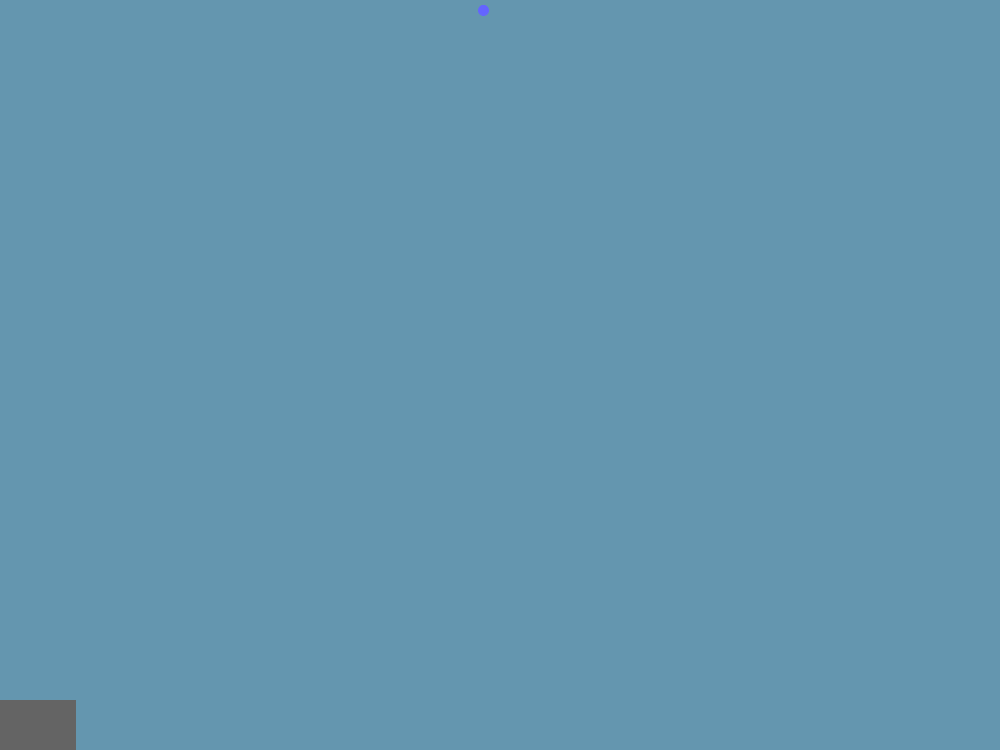
Frame 1 (no input)
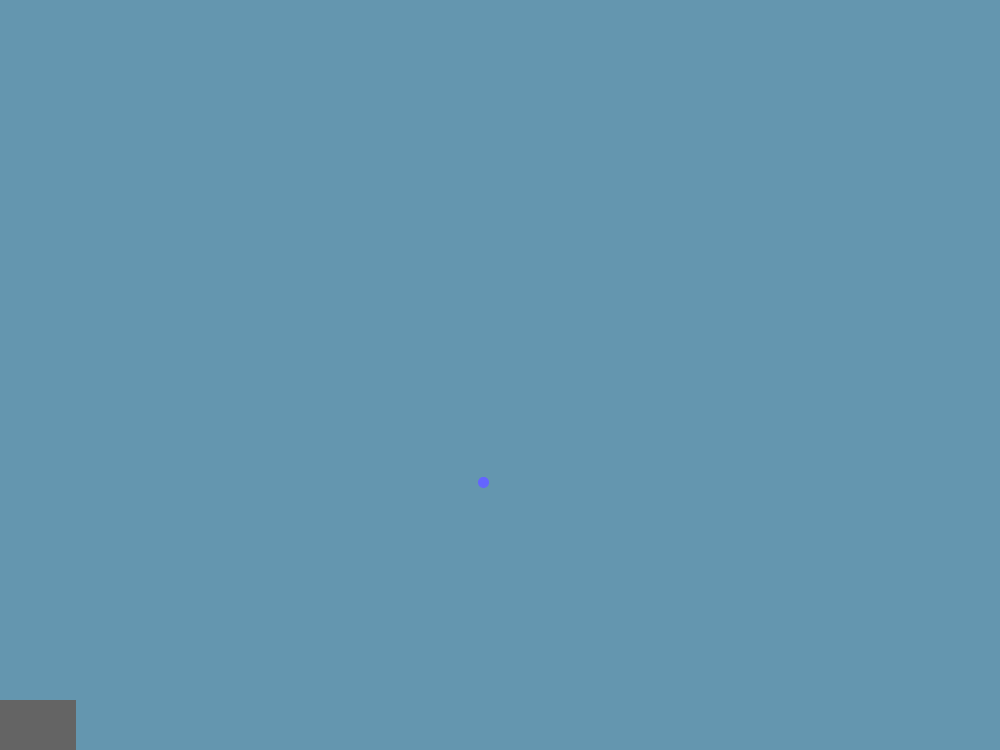
Frame 60 (the mouse pressed at the canvas centre just before this capture)
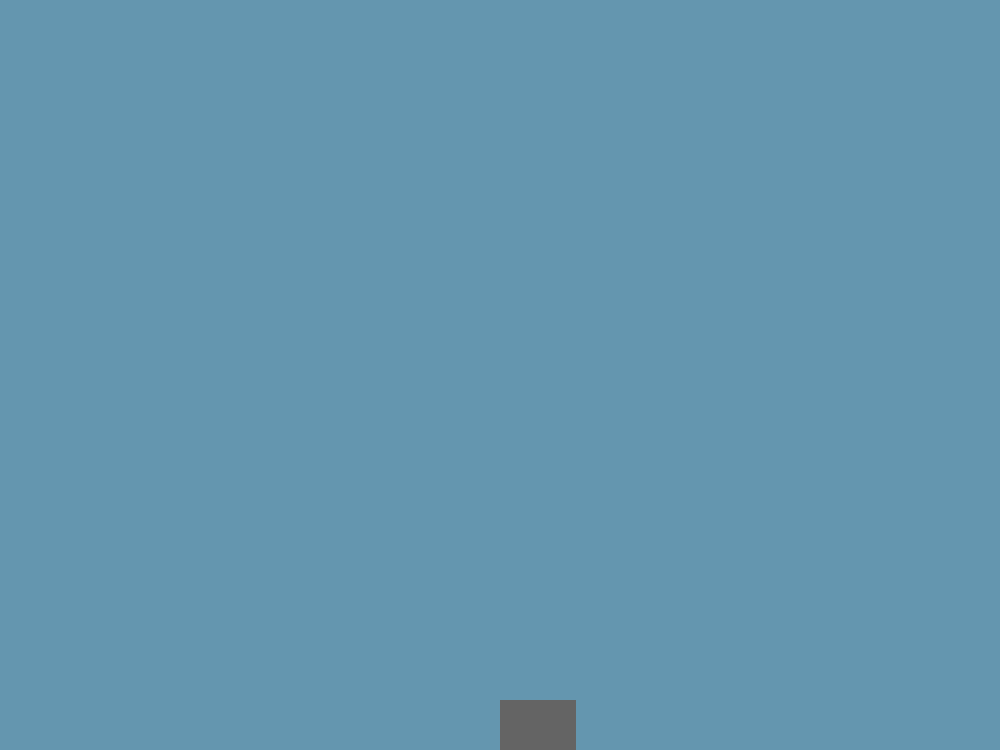
Frame 120 (the mouse held since frame 60 and released just before this capture)

The Processing sketch that drew these frames (run headless with seeded random() and noise(); from frame 60 on, the mouse is pressed at the canvas centre):

// Processing sketch: rainGame
// ── rainGame.pde
void setup()
{
  
  size(1000, 750);
  background(100, 150, 175);
  
}

float raindropX = random(5, 745);
float raindropY = 10;

int score = 0;

void draw()
{
  
  background(100, 150, 175);
  fill(100, 100, 255);
  stroke(100, 100, 255);
  
  ellipse(raindropX, raindropY, 10, 10);
  
   if(raindropY < 1005)
   {
     
     raindropY += 8;
     
   }
   else
   {
     
     checkCatch(raindropX);
     
     raindropX = random(5, 1000);
     raindropY = 10;
     
   }
   
   fill(100);
   stroke(100);
   rect(mouseX, 700, 75, 100);
  
}

void checkCatch(float x)
{
     if (x > mouseX && x < mouseX + 75)
          score++;
     else if (score > 0) 
          score--;
     println("Your score is now: " + score);
   }
